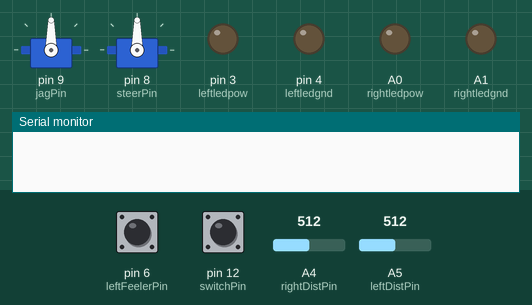
Recording of a sketch running on a simulated Arduino Uno, built with avr-gcc and run on an emulated ATmega328P. On the bench: 2 × servo, output pins drawn as LEDs (lit = HIGH), the last lines printed to the serial monitor. Inputs (shaded band) come from the test bench; at power-on: pin 12 (switchPin) HIGH, A4 (rightDistPin) = 512, A5 (leftDistPin) = 512, pin 6 (leftFeelerPin) HIGH.

Above: at 0.8 s.
0.9 s: pin 12 (switchPin) pulled LOW for 0.15 s
At 2.7 s:
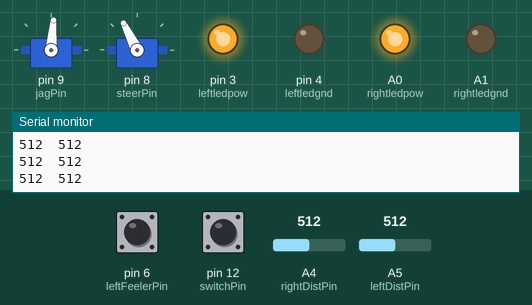
4.0 s: A4 (rightDistPin) set to 390
At 6.1 s:
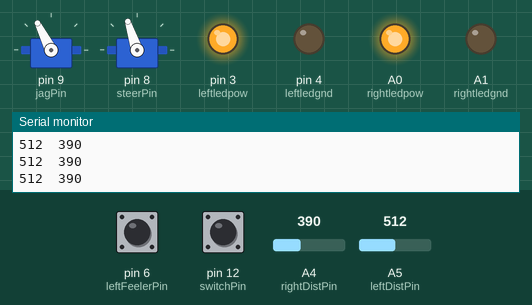
6.4 s: A5 (leftDistPin) set to 209
7.9 s: A5 (leftDistPin) set to 187
At 8.6 s:
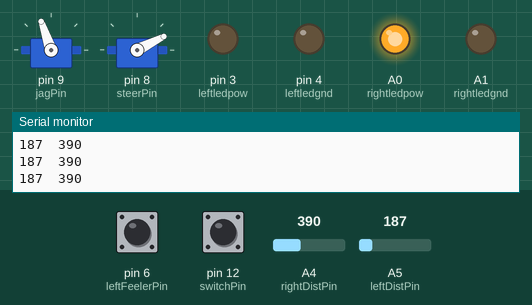
9.4 s: A4 (rightDistPin) set to 309
10.9 s: A4 (rightDistPin) set to 284
At 12.0 s:
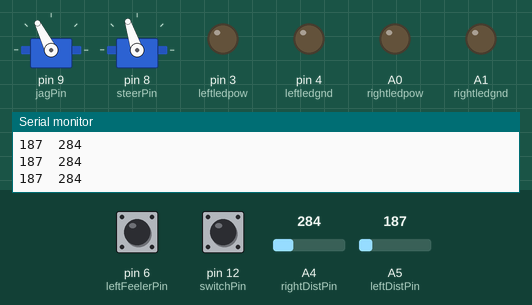
Timing chart, 0 to 13.4 s (numbered marks = the images above; inputs shaded):
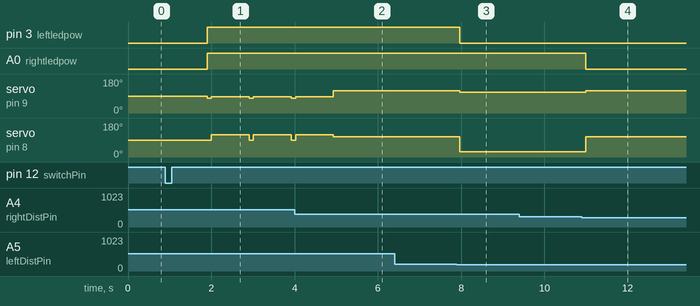

Measured:
- the behaviour switches between 201 and 200 on A5 (leftDistPin) (found by bisection; images 2 and 3)
- the behaviour switches between 301 and 300 on A4 (rightDistPin) (found by bisection; images 3 and 4)
- after the input at 0.9 s, pin 3 (leftledpow), A0 (rightledpow): LOW → HIGH after 1.0 s; servo on pin 9 (jagPin): alternates 85° for 0.91 s and 77° for 0.10 s, starting after 1.0 s; servo on pin 8 (steerPin): alternates 117° for 0.91 s and 90° for 0.10 s, starting after 1.1 s
- after the input at 7.9 s, pin 3 (leftledpow): HIGH → LOW after 0.06 s; servo on pin 9 (jagPin): 117° → 109° after 0.06 s; servo on pin 8 (steerPin): 108° → 27° after 0.06 s
- after the input at 10.9 s, A0 (rightledpow): HIGH → LOW after 0.09 s; servo on pin 9 (jagPin): 109° → 117° after 0.09 s; servo on pin 8 (steerPin): 27° → 108° after 0.09 s

The sketch:

race2_jagcar5_reallysimple.ino
```cpp
#include <Servo.h>

const byte switchPin = 12;
const byte jagPin = 9;
const byte steerPin = 8;
const byte leftDistPin = A5;
const byte rightDistPin = A4;

const byte leftFeelerPin = 6;

const byte rightledpow = A0;
const byte rightledgnd = A1;
const byte leftledpow = 3;
const byte leftledgnd = 4;

// In inches -- used with map
//const byte minSensorDist = 10;
//const byte maxSensorDist = 100;

Servo jag;
Servo steer;

void setup() {
    Serial.begin(115200);

    pinMode(rightledpow, OUTPUT);pinMode(rightledgnd, OUTPUT);
    pinMode(leftledpow, OUTPUT); pinMode(leftledgnd, OUTPUT);
    jag.attach(jagPin);
    steer.attach(steerPin);
    digitalWrite(leftFeelerPin, HIGH);
    digitalWrite(switchPin, HIGH);
    while (digitalRead(switchPin)); // Wait until switch is pressed
    delay(1000); // Wait for person to move out of the way
}

// Strategy: go mid-speed when nothing is seen, turn when there's something
// on either left or right, and go backward when theere's something on both
// sides
void loop() {
    Serial.print(analogRead(A5));
    Serial.print('\t');
    Serial.print(analogRead(A4));
    Serial.println();

    //if (!digitalRead(switchPin)) while(true);
    //byte leftDist  = map(analogRead(leftDistPin ), 0, 1024,
    //                    minSensorDist, maxSensorDist);
    unsigned int leftDist = analogRead(leftDistPin);
//    byte rightDist = map(analogRead(rightDistPin), 0, 1024,
//                        minSensorDist, maxSensorDist);
    unsigned int rightDist = analogRead(rightDistPin);
    bool leftFeeler = !digitalRead(leftFeelerPin);
    int8_t jagspeed = 0; // -100 to 100
    int8_t turnamt = 0; // -100 to 100

//    static unsigned long awayFromWallTime;
//    static unsigned long turnedTowardWallTime;
//    bool wasGoingAwayFromWall;
//    if (leftFeeler) {
//        awayFromWallTime = millis() + 1000;
//    }
//    if (millis() < awayFromWallTime) {
//        if (!wasGoingAwayFromWall) {
//            wasGoingAwayFromWall = true;
//            turnedTowardWallTime = millis() + 1500;
//        }
//        jagspeed = 7;
//        turnamt = 50;
//
//    }
//    else if (millis() < turnedTowardWallTime) {
//        jagspeed = 15;
//        turnamt = -30;
//    }
//    else {
//        jagspeed = 10;
//        turnamt = 0;
//    }

    if (leftDist > 200) {
        digitalWrite(leftledpow, HIGH);
        digitalWrite(leftledgnd, LOW);
    }
    else {
        digitalWrite(leftledpow, LOW);
    }
    if (rightDist > 300) {
        digitalWrite(rightledpow, HIGH);
        digitalWrite(rightledgnd, LOW);
    }
    else {
        digitalWrite(rightledpow, LOW);
    }


    static unsigned long stopbackuptime = 0;
    if (millis() < stopbackuptime) {
        jagspeed = -10;
        turnamt = 30;
    }
    else if (leftDist > 400 && rightDist > 400) {
        // running straight into a wall
        stopbackuptime = millis() + 1000;
        jagspeed = -20;
        turnamt = 0;
    }
    else if (leftDist <= 200 && rightDist > 300) {
        jagspeed = 20;
        turnamt = -70;
    }
    else if (leftDist > 200 && rightDist <= 300) {
        jagspeed = 20;
        turnamt = 70;
    }
    else {
        // Nothing is there
        jagspeed = 30;
        turnamt = 20;
    }

// Jag datasheet says it wants a puse between .67ms and 2.33ms
    jag.writeMicroseconds(map(jagspeed, -100, 100, 670, 2330));
// May have to change the 180s to match what the servo wants
    steer.write(map(turnamt, -100, 100, 0, 180));
    //steer.write(90);
    delay(100);
}
```
